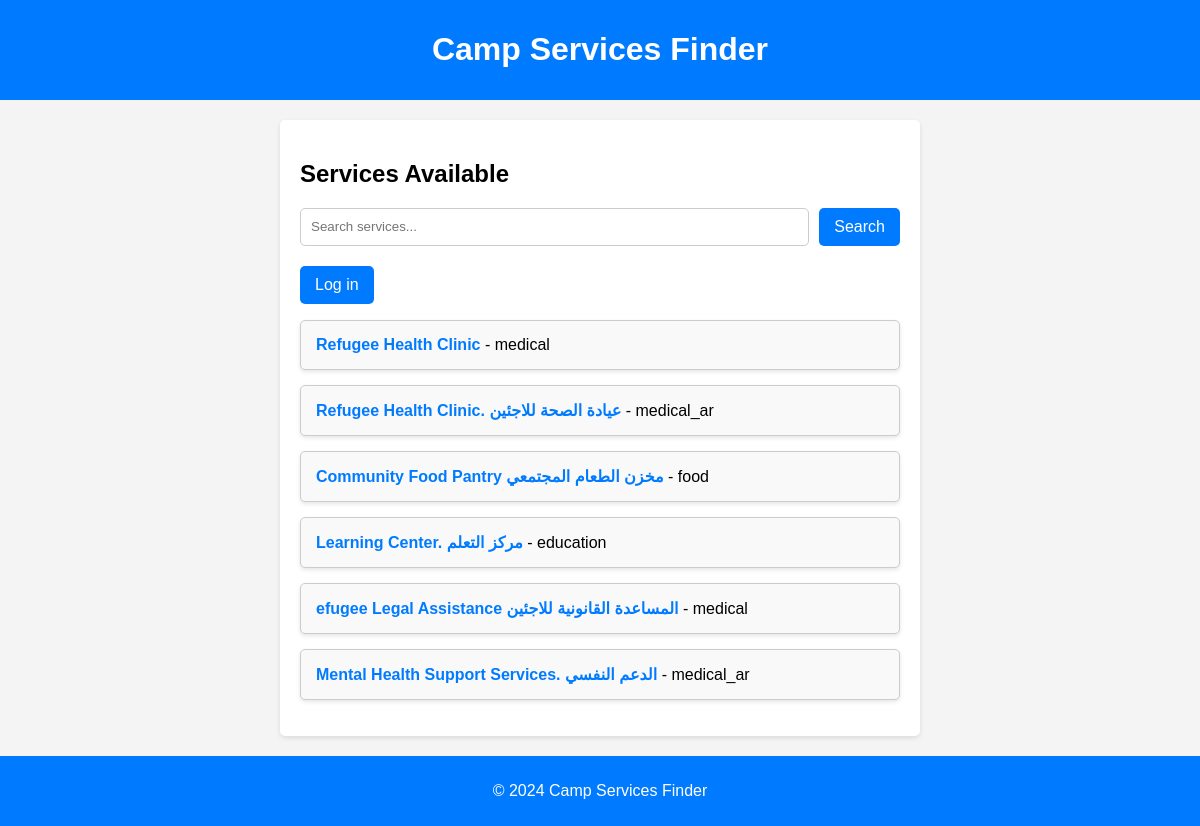
Page /services/ on the committed database.
### services/models.py (models this page shows, shortened)
class Service(models.Model):
    CATEGORY_CHOICES = [
        ('medical', 'Medical'),
        ('medical_ar', 'طبي'),
        ('food', 'Food'),
        ('food_ar', 'طعام'),
        ('education', 'Education'),
        ('education_ar', 'تعليم'),
        ('other', 'Other'),
        ('other_ar', 'آخر'),
    ]
    name = models.CharField(max_length=100)
    category = models.CharField(max_length=20, choices=CATEGORY_CHOICES)
    location = models.CharField(max_length=100)
    description = models.TextField()
    contact_info = models.CharField(max_length=100)
    hours = models.CharField(max_length=100)
    image = models.ImageField(upload_to='images/', blank=True, null=True)

### services/views.py (the view)
# urls.py: path('', views.service_list, name='service_list'),
def service_list(request):
    query = request.GET.get('q')
    if query:
        services = Service.objects.filter(
            Q(name__icontains=query) |
            Q(category__icontains=query) |
            Q(location__icontains=query) |
            Q(hours__icontains=query)
        )
    else:
        services = Service.objects.all()
    return render(request, 'services/service_list.html', {'services': services})

### services/templates/services/service_list.html (shortened to what this page needs)
<!DOCTYPE html>
<html lang="en">
<head>
    {% load static %}
    <link rel="stylesheet" type="text/css" href="{% static 'services/mainstyle.css' %}">
</head>
<body>
    <header>
        <h1>Camp Services Finder</h1>
    </header>
    <div class="container">
        <h2>Services Available</h2>
        <form method="get" action="{% url 'service_list' %}" class="search-form">
            <input type="text" name="q" placeholder="Search services..." value="{{ request.GET.q }}">
            <button type="submit">Search</button>
        </form>
        {% if user.is_authenticated %}
            <a href="{% url 'login' %}">
                <button>Log out</button>
            </a>
        {% else %}
            <a href="{% url 'login' %}">
                <button>Log in</button>
            </a>
        {% endif %}
        <ul class="service-list">
            {% if services %}
                {% for service in services %}
                    <li>
                        <a href="{% url 'service_detail' service.pk %}">{{ service.name }}</a> - {{ service.category }}
                    </li>
                {% endfor %}
            {% else %}
                <li>No services available</li>
            {% endif %}
        </ul>
    </div>
    <footer>
        <p>&copy; 2024 Camp Services Finder</p>
    </footer>
</body>
</html>

### services/static/services/mainstyle.css (style rules this page uses)
body { font-family: Arial, sans-serif; margin: 0; padding: 0; background-color: #f4f4f4; }
header { background: #007bff; color: #fff; padding: 10px 20px; text-align: center; }
.container { max-width: 600px; margin: 20px auto; padding: 20px; background: #fff; border-radius: 5px; box-shadow: 0 2px 5px rgba(0, 0, 0, 0.1); }
h2 { margin-bottom: 20px; }
.search-form { display: flex; margin-bottom: 20px; }
.search-form input { flex: 1; padding: 10px; border: 1px solid #ccc; border-radius: 5px; margin-right: 10px; }
button { background-color: #007bff; color: #fff; border: none; padding: 10px 15px; border-radius: 5px; cursor: pointer; font-size: 16px; }
.service-list { list-style-type: none; padding: 0; }
.service-list li { background: #f9f9f9; border: 1px solid #ccc; border-radius: 5px; padding: 15px; margin: 15px 0; box-shadow: 0 2px 4px rgba(0, 0, 0, 0.1); }
.service-list a { text-decoration: none; color: #007bff; font-weight: bold; }
footer { text-align: center; padding: 10px 0; background: #007bff; color: white; position: relative; bottom: 0; width: 100%; }

### rows in the picture
Service: name "Refugee Health Clinic", category "medical"
Service: name "Refugee Health Clinic. عيادة الصحة للاجئين", category "medical_ar"
Service: name "Community Food Pantry مخزن الطعام المجتمعي", category "food"
Service: name "Learning Center. مركز التعلم", category "education"
Service: name "efugee Legal Assistance المساعدة القانونية للاجئين", category "medical"
Service: name "Mental Health Support Services. الدعم النفسي", category "medical_ar"
